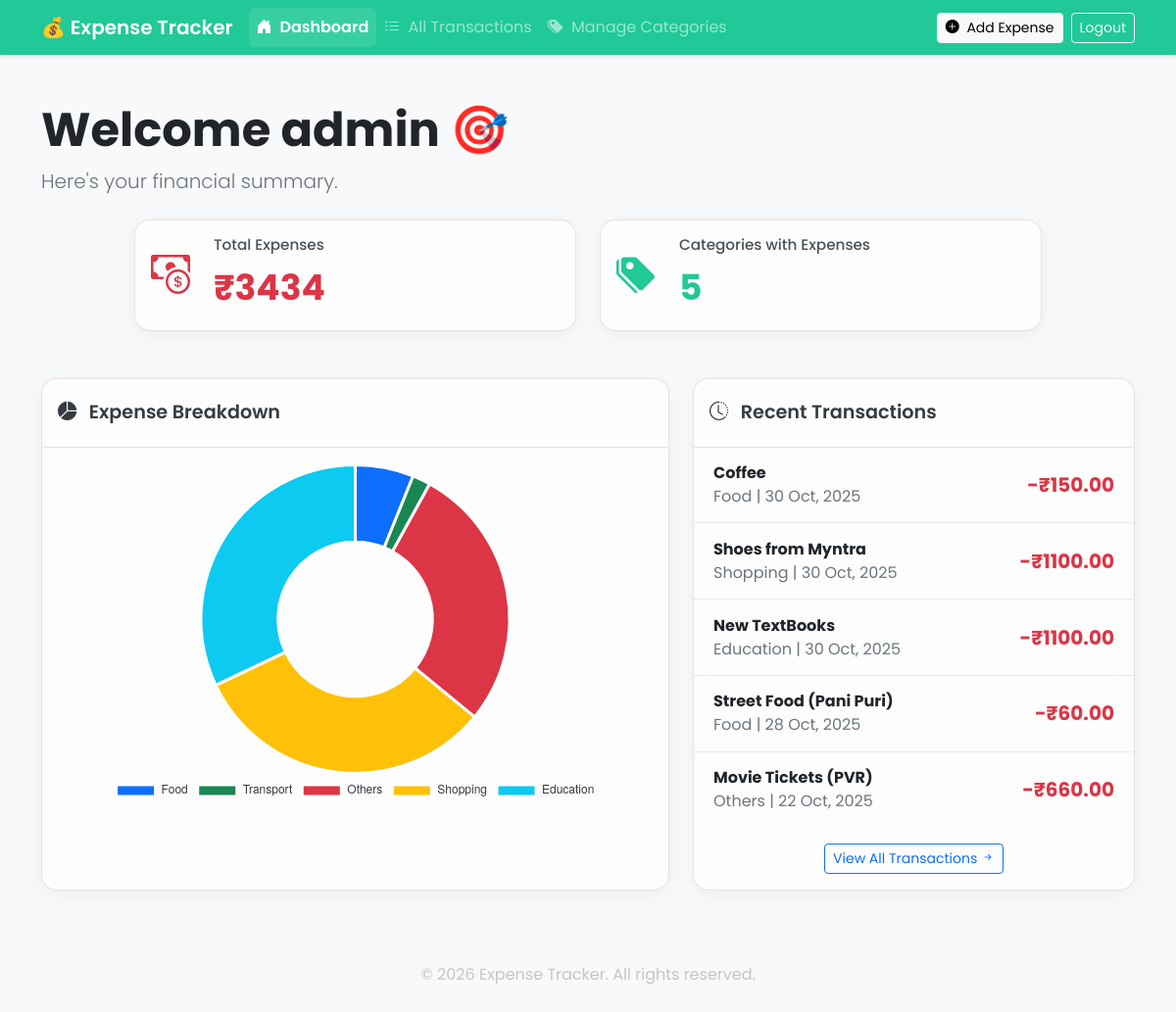
The app's page / (signed in) with its own data.
### myapp/models.py (models this page shows, shortened)
class Expense(models.Model):
    user = models.ForeignKey(User, on_delete=models.CASCADE)
    name = models.CharField(max_length=100)
    amount = models.DecimalField(max_digits=10, decimal_places=2)
    category = models.ForeignKey(Category, on_delete=models.SET_NULL, null=True, blank=True)
    date = models.DateField(default=date.today)

class Category(models.Model):
    user = models.ForeignKey(User, on_delete=models.CASCADE)
    name = models.CharField(max_length=100)
    class Meta:
        unique_together = ('user', 'name')
        verbose_name_plural = "Categories" # Fixes "Categorys" in admin

### myapp/views.py (the view, shortened to what this page needs)
# urls.py: path('', views.index, name='index'),
@login_required
def index(request):  # Dashboard
    user_expenses = Expense.objects.filter(user=request.user) # Use the logged-in user
    total_expense = user_expenses.aggregate(total=Sum('amount'))['total'] or 0
    categories_for_chart = []
    for cat_name in user_expenses.values_list('category__name', flat=True).distinct():
        if cat_name:
            cat_total = user_expenses.filter(category__name=cat_name).aggregate(total=Sum('amount'))['total'] or 0
            categories_for_chart.append({'category': cat_name, 'total': cat_total})
    recent_expenses = user_expenses.order_by('-date')[:5]
    user_categories = Category.objects.filter(user=request.user).order_by('name') # Use the logged-in user
    context = {
        'total_expense': total_expense,
        'categories': categories_for_chart,
        'recent_expenses': recent_expenses,
        'user_categories': user_categories,
        'expense_date': date.today(),
        'user': request.user, # Pass the logged-in user
    }
    return render(request, "myapp/dashboard.html", context)

### myapp/templates/myapp/dashboard.html (shortened to what this page needs)
{% extends "myapp/index.html" %}
{% block content %}
<div class="container mt-5">
    <div class="mb-4">
        <h1 class="display-5 fw-bold">Welcome {{ user.username }} 🎯</h1>
        <p class="lead text-muted">Here's your financial summary.</p>
    </div>
    <div class="row g-4 mb-5 justify-content-center">
        <div class="col-md-5">
            <div class="card stat-card h-100">
                <div class="card-body d-flex align-items-center">
                    <i class="bi bi-cash-coin fs-1 text-danger me-4"></i>
                    <div>
                        <h5 class="card-title">Total Expenses</h5>
                        <p class="card-text text-danger">₹{{ total_expense|default:"0" }}</p>
                    </div>
                </div>
            </div>
        </div>
        <div class="col-md-5">
            <div class="card stat-card h-100">
                <div class="card-body d-flex align-items-center">
                   <i class="bi bi-tags-fill fs-1 me-4" style="color: #20c997;"></i>
                    <div>
                        <h5 class="card-title">Categories with Expenses</h5>
                        <p class="card-text" style="color: #20c997;">{{ categories|length }}</p>
                    </div>
                </div>
            </div>
        </div>
    </div>
    <div class="row g-4">
        <div class="col-lg-7">
            <div class="card stat-card h-100">
                <div class="card-header main-header">
                    <i class="bi bi-pie-chart-fill me-2"></i> Expense Breakdown
                </div>
                <div class="card-body">
                    {% if categories %}
                    <div class="chart-container">
                        <canvas id="expenseDoughnutChart"></canvas>
                    </div>
                    {% else %}
                    <p class="text-center text-secondary mt-3">No expenses added yet. Add one to see your chart!</p>
                    {% endif %}
                </div>
            </div>
        </div>
        <div class="col-lg-5">
            <div class="card stat-card h-100">
                <div class="card-header main-header">
                    <i class="bi bi-clock-history me-2"></i> Recent Transactions
                </div>
                <div class="card-body p-0">
                    <ul class="list-group list-group-flush">
                        {% for expense in recent_expenses %}
                        <li class="list-group-item d-flex justify-content-between align-items-center">
                            <div>
                                <span class="fw-bold">{{ expense.name }}</span><br>
                                <span class="text-muted">{{ expense.category.name|default:"Uncategorized" }} | {{ expense.date|date:"d M, Y" }}</span>
                            </div>
                            <span class="fw-bold text-danger fs-5">-₹{{ expense.amount }}</span>
                        </li>
                        {% empty %}
                        <li class="list-group-item text-center text-secondary p-4">No recent transactions.</li>
                        {% endfor %}
                    </ul>
                </div>
                <div class="card-footer text-center border-0 py-3">
                    <a href="{% url 'transaction_list' %}" class="btn btn-outline-primary btn-sm">
                        View All Transactions <i class="bi bi-arrow-right-short"></i>
                    </a>
                </div>
            </div>
        </div>
    </div>
</div>
{% endblock %}
{% block scripts %}
<script>
    {% if categories %}
      const categoryLabels = [
        {% for cat in categories %}"{{ cat.category }}",{% endfor %}
      ];
      const categoryData = [
        {% for cat in categories %}{{ cat.total }},{% endfor %}
      ];
      const ctx = document.getElementById('expenseDoughnutChart').getContext('2d');
      new Chart(ctx, {
        type: 'doughnut',
        data: {
          labels: categoryLabels,
          datasets: [{
            label: 'Expense',
            data: categoryData,
            backgroundColor: [
              '#0d6efd', '#198754', '#dc3545', '#ffc107',
              '#0dcaf0', '#6f42c1', '#fd7e14', '#20c997'
            ],
            borderColor: '#fff', // White border looks okay on light glass
            borderWidth: 3
          }]
        },
        options: {
          responsive: true,
          maintainAspectRatio: false,
          plugins: {
            legend: {
              position: 'bottom',
              labels: {
                color: '#343a40' // Already dark, good for light background
              }
            },
            tooltip: {
              callbacks: {
                label: function(context) {
                  let label = context.label || '';
                  if (label) { label += ': '; }
                  if (context.parsed !== null) {
                    label += '₹' + context.parsed;
                  }
                  return label;
                }
              }
            }
          }
        }
      });
    {% endif %}
</script>
{% endblock %}

### myapp/templates/myapp/index.html (style rules this page uses)
body { font-family: 'Poppins', sans-serif; padding-bottom: 60px; min-height: 100vh; position: relative; background-color: #f8f9fa; background-attachment: fixed; }

### myapp/templates/myapp/dashboard.html (style rules this page uses)
.stat-card { background: rgba(255, 255, 255, 0.65); backdrop-filter: blur(10px); -webkit-backdrop-filter: blur(10px); border-radius: 16px; border: 1px solid rgba(0, 0, 0, 0.1); box-shadow: 0 4px 20px rgba(0, 0, 0, 0.05); transition: transform 0.3s ease, box-shadow 0.3s ease; }
.display-5, .lead { color: #212529; text-shadow: none; }
.lead.text-muted { color: #6c757d !important; }
.card-header.main-header { background-color: transparent; border-bottom: 1px solid rgba(0, 0, 0, 0.1); font-weight: 600; font-size: 1.2rem; padding-top: 1.25rem; padding-bottom: 1.25rem; color: #343a40; }
.list-group-item { background-color: transparent; border: none; border-bottom: 1px solid rgba(0, 0, 0, 0.08); padding: 0.9rem 1.25rem; }
.list-group-item:last-child { border-bottom: none; }
.list-group-item .fw-bold { color: #212529; }
.list-group-item .text-muted { color: #6c757d !important; }
.card-footer { background-color: transparent !important; border-top: 1px solid rgba(0, 0, 0, 0.1); }
.stat-card .card-title { font-size: 0.95rem; font-weight: 500; color: #495057; }
.stat-card .card-text { font-size: 2.25rem; font-weight: 700; }
.chart-container { position: relative; height: 350px; width: 100%; }

### records on screen
Expense: name "Coffee", category.name "Food", date "30 Oct, 2025", amount "150.00"
Expense: name "Shoes from Myntra", category.name "Shopping", date "30 Oct, 2025", amount "1100.00"
Expense: name "New TextBooks", category.name "Education", date "30 Oct, 2025", amount "1100.00"
Expense: name "Street Food (Pani Puri)", category.name "Food", date "28 Oct, 2025", amount "60.00"
Expense: name "Movie Tickets (PVR)", category.name "Others", date "22 Oct, 2025", amount "660.00"

### other values on screen
{{ user.username }} "admin"
{{ total_expense|default:"0" }} "3434"
{{ categories|length }} "5"
chart data {{ cat.category }} Food, Transport, Others, Shopping, Education
chart data {{ cat.total }} 210, 65, 959, 1100, 1100
